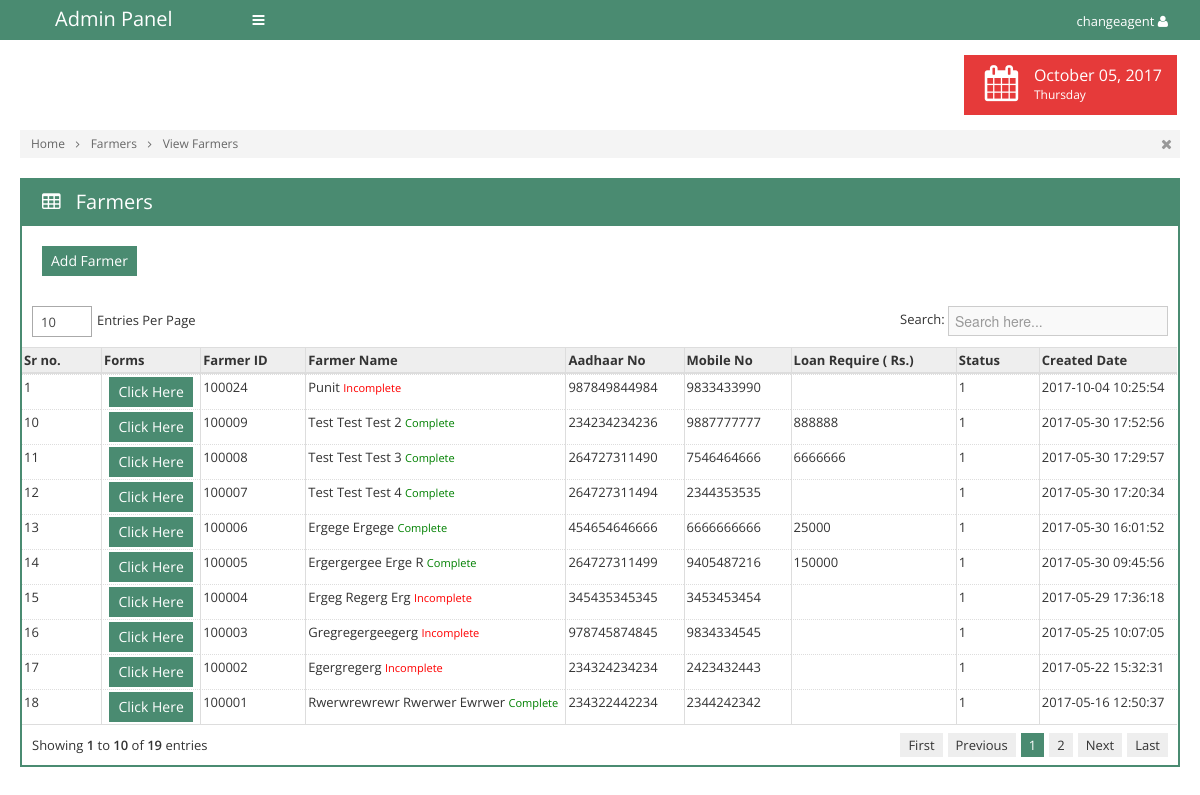
The page /view_farmers_og.php (signed in) on the database its author committed.
### tables this page shows
CREATE TABLE IF NOT EXISTS `tbl_farmers` (
  `id` int(11) NOT NULL AUTO_INCREMENT,
  `fm_caid` int(11) NOT NULL,
  `fm_id` int(11) NOT NULL,
  `fm_name` varchar(255) NOT NULL,
  `fm_aadhar` bigint(11) NOT NULL,
  `fm_mobileno` bigint(11) NOT NULL,
  `fm_loan` varchar(255) NOT NULL,
  `fm_amount` varchar(255) NOT NULL,
  `fm_status` int(11) NOT NULL,
  `fm_createddt` datetime NOT NULL,
  `fm_createdby` varchar(255) NOT NULL,
  `fm_modifieddt` datetime NOT NULL,
  `fm_modifiedby` varchar(255) NOT NULL,
  PRIMARY KEY (`id`)
);

### view_farmers_og.php (the view, shortened to what this page needs)
<?php
include('connection.php');
if(isset($_SESSION['acrefin_user']) && $_SESSION['acrefin_user']!="")
{
?>
<!doctype html>
<html>
<head>
	<link rel="stylesheet" href="css/bootstrap.min.css">
	<link rel="stylesheet" href="css/bootstrap-responsive.min.css">
	<link rel="stylesheet" href="css/plugins/jquery-ui/smoothness/jquery-ui.css">
	<link rel="stylesheet" href="css/plugins/jquery-ui/smoothness/jquery.ui.theme.css">
	<link rel="stylesheet" href="css/plugins/pageguide/pageguide.css">
	<link rel="stylesheet" href="css/plugins/datatable/TableTools.css">
	<link rel="stylesheet" href="css/plugins/fullcalendar/fullcalendar.css">
	<link rel="stylesheet" href="css/plugins/fullcalendar/fullcalendar.print.css" media="print">
	<link rel="stylesheet" href="css/plugins/chosen/chosen.css">
	<link rel="stylesheet" href="css/plugins/select2/select2.css">
	<link rel="stylesheet" href="css/plugins/icheck/all.css">
	<link rel="stylesheet" href="css/style.css">
	<link rel="stylesheet" href="css/themes.css">
</head>
<body class="theme-green" data-theme="theme-green">
	<div id="navigation">
		<div class="container-fluid">
			<a href="#" id="brand">Admin Panel</a>
			<a href="#" class="toggle-nav" rel="tooltip" data-placement="bottom" title="Toggle navigation"><i class="icon-reorder"></i></a>
			<div class="user">
				<div class="dropdown asdf">
					<a href="#" class='dropdown-toggle' data-toggle="dropdown"><?php echo $_SESSION['acrefin_user'] ?> <i class="icon-user"></i></a>
				</div>
			</div>
		</div>
	</div>
	<div class="container-fluid" id="content">
		<div id="main" style="margin-left:0px ">
			<?php
				$dt=date('F d, Y');
				$week=date('l');
			?>
			<div class="container-fluid">
				<div class="page-header">
					<div class="pull-right">
						<ul class="stats">
							<li class='lightred'>
								<i class="icon-calendar"></i>
								<div class="details">
									<span class="big"><?php echo $dt; ?></span>
									<span><?php echo $week; ?></span>
								</div>
							</li>
						</ul>
					</div>
				</div>
				<div class="breadcrumbs">
					<ul>
						<li>
							<a href="home.php">Home</a>
							<i class="icon-angle-right"></i>
						</li>
						<li>
							<a href="#">Farmers</a>
							<i class="icon-angle-right"></i>
						</li>
						<li>
							<a href="#">View Farmers</a>
						</li>
					</ul>
					<div class="close-bread">
						<a href="#"><i class="icon-remove"></i></a>
					</div>
				</div>
<?php
$ca_id		= $_SESSION['ca_id'];
$sql="select * from tbl_farmers where fm_caid='".$ca_id."' order by id desc";
$res=mysqli_query($db_con,$sql);
  $r=1;
	?>
				<div class="row-fluid">
					<div class="span12">
						<div class="box box-color box-bordered">
							<div class="box-title">
								<h3>
									<i class="icon-table"></i>
									Farmers
								</h3>
							</div>
							<div class="box-content nopadding">
                            <div style="padding:20px"><a href="add_farmers.php?pag=farmers" class="btn btn-primary">Add Farmer</a></div>
                            <form id="mainform" action="deletefarmers.php" method="post">
								<div id="comp_1">
                                <table class="table table-bordered dataTable dataTable-scroll-x">
									<thead>
										<tr>
                                       		<th>Sr no.</th>
                                            <th>Forms</th>
											<th>Farmer ID</th>
                                            <th>Farmer Name</th>
                                            <th>Aadhaar No</th>
                                            <th>Mobile No</th>
                                            <th>Loan Require ( Rs.)</th>
                                            <th>Status</th>
                                            <th class='hidden-350'>Created Date</th>
										</tr>
									</thead>
									<tbody>
									  <?php
	  while($row=mysqli_fetch_array($res))
	  {
	  ?>
										<tr>
                    <td><?php echo $r; ?></td>
                    <td style="text-align:center;"><a href="acrefinfrm_1.php?pag=farmers&fm_id=<?php echo $row['fm_id']; ?>" class="btn btn-primary">Click Here</a></td>
					<td><?php echo $row['fm_id']; ?></td>
                    <td><?php echo ucwords($row['fm_name']); ?>
                    <?php
					$sql_check_point  =" SELECT * FROM tbl_points WHERE pt_frm1 !='' AND pt_frm2 !='' AND pt_frm3 !='' AND pt_frm4 !='' AND pt_frm6 !='' ";
					$sql_check_point .=" AND pt_frm7 !='' AND pt_frm8 !='' AND pt_frm9 !='' AND pt_frm10 !='' AND pt_frm5 !='' AND pt_frm12 !='' AND pt_frm13 !=''  AND pt_frm11 !='' AND fm_id='".$row['fm_id']."'";
					$res_check_point  = mysqli_query($db_con,$sql_check_point) or die(mysqli_error($db_con));
					$num_check_point  = mysqli_num_rows($res_check_point);
					if($num_check_point==0)
					{
						echo '<small style="color:red">Incomplete</small>';
					}
					else
					{
						echo '<small style="color:green">Complete</small>';
					}
					?>
                    </td>
                    <td><?php echo $row['fm_aadhar']; ?></td>
                    <td><?php echo $row['fm_mobileno']; ?></td>
                    <td><?php echo $row['fm_amount']; ?></td>
                    <td><?php echo $row['fm_status']; ?></td>
                    <td><?php echo $row['fm_createddt']; ?></td>
										</tr>
                                         <?php
		$r++;
	  }
	  ?>
									</tbody>
								</table>
                                </div>
                                 </form>
							</div>
						</div>
					</div>
				</div>
			</div>
		</div></div>
	</body>
</html>
<?php
}
else
{
?>
<script type="text/javascript">
history.go(-1);
</script>
<?php
}
?>

### css/themes.css (style rules this page uses)
.theme-green .btn.btn-primary { background: #4A8B71 }
.theme-green a { color: #4A8B71 }
.theme-green .btn { color: #333 }
.theme-green .btn.btn-primary { background: #4A8B71; color: #fff }
.theme-green #navigation { background: #4A8B71 }
.theme-green #main .box.box-color .box-title { background: #4A8B71 }
.theme-green #main .box.box-bordered.box-color .box-title { border-color: #4A8B71 }
.theme-green #main .box.box-bordered.box-color .box-content { border-color: #4A8B71 }
ul>li.lightred, .label-lightred { background: #e63a3a }

### rows shown on the page
tbl_farmers: fm "100024", fm_name "Punit", shows "Incomplete", fm_aadhar "987849844984", fm_mobileno "9833433990", fm_status "1", fm_createddt "2017-10-04 10:25:54"
tbl_farmers: fm "100009", fm_name "Test Test Test 2", shows "Complete", fm_aadhar "234234234236", fm_mobileno "9887777777", fm_amount "888888", fm_status "1", fm_createddt "2017-05-30 17:52:56"
tbl_farmers: fm "100008", fm_name "Test Test Test 3", shows "Complete", fm_aadhar "264727311490", fm_mobileno "7546464666", fm_amount "6666666", fm_status "1", fm_createddt "2017-05-30 17:29:57"
tbl_farmers: fm "100007", fm_name "Test Test Test 4", shows "Complete", fm_aadhar "264727311494", fm_mobileno "2344353535", fm_status "1", fm_createddt "2017-05-30 17:20:34"
tbl_farmers: fm "100006", fm_name "Ergege Ergege", shows "Complete", fm_aadhar "454654646666", fm_mobileno "6666666666", fm_amount "25000", fm_status "1", fm_createddt "2017-05-30 16:01:52"
tbl_farmers: fm "100005", fm_name "Ergergergee Erge R", shows "Complete", fm_aadhar "264727311499", fm_mobileno "9405487216", fm_amount "150000", fm_status "1", fm_createddt "2017-05-30 09:45:56"
tbl_farmers: fm "100004", fm_name "Ergeg Regerg Erg", shows "Incomplete", fm_aadhar "345435345345", fm_mobileno "3453453454", fm_status "1", fm_createddt "2017-05-29 17:36:18"
tbl_farmers: fm "100003", fm_name "Gregregergeegerg", shows "Incomplete", fm_aadhar "978745874845", fm_mobileno "9834334545", fm_status "1", fm_createddt "2017-05-25 10:07:05"
tbl_farmers: fm "100002", fm_name "Egergregerg", shows "Incomplete", fm_aadhar "234324234234", fm_mobileno "2423432443", fm_status "1", fm_createddt "2017-05-22 15:32:31"
tbl_farmers: fm "100001", fm_name "Rwerwrewrewr Rwerwer Ewrwer", shows "Complete", fm_aadhar "234322442234", fm_mobileno "2344242342", fm_status "1", fm_createddt "2017-05-16 12:50:37"

### other values the page prints
$_SESSION['acrefin_user'] "changeagent"
